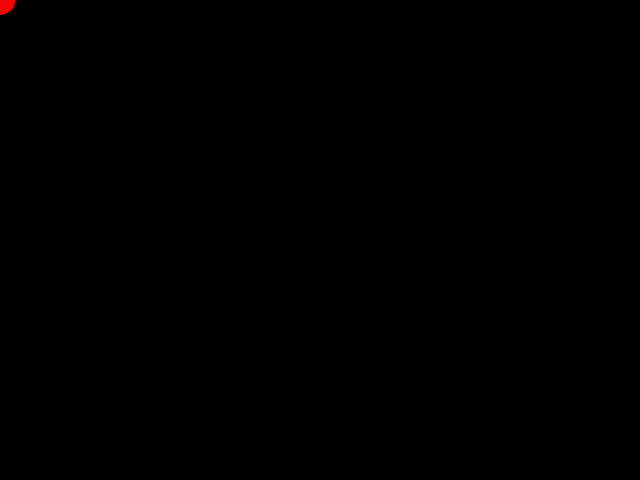
Frame 1 (no input)
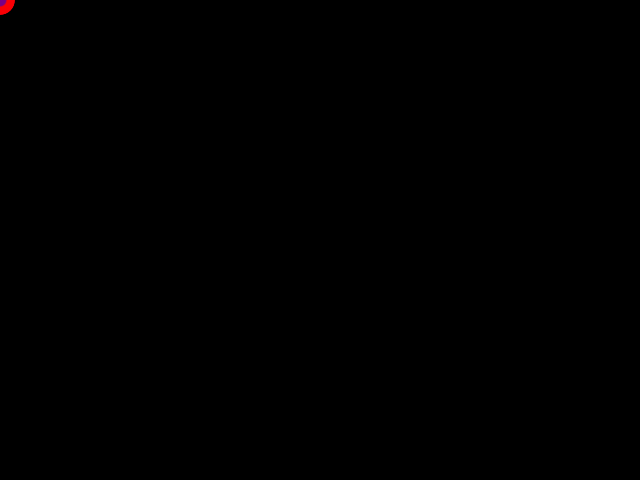
Frame 60 (the mouse pressed at the canvas centre just before this capture)
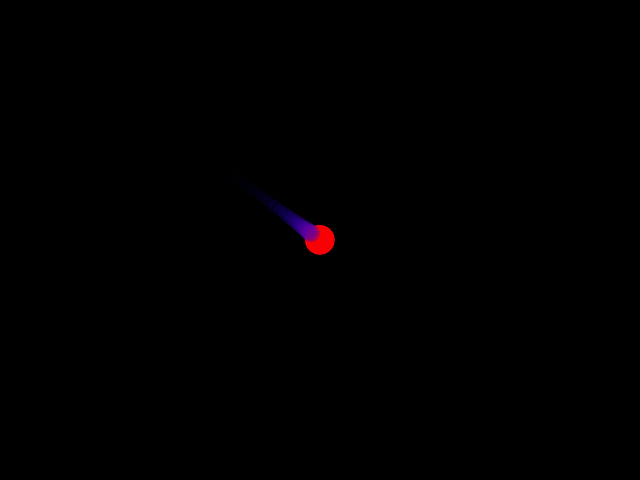
Frame 120 (the mouse held since frame 60 and released just before this capture)

The Processing sketch that drew these frames (run headless with seeded random() and noise(); from frame 60 on, the mouse is pressed at the canvas centre):

// Processing sketch: worm
// ── worm.pde
float[] oldX, oldY;
int numberOfPoints;

void setup() {
  size(640, 480);
  numberOfPoints = 50;
  oldX = new float[numberOfPoints];
  oldY = new float[numberOfPoints];
}

void draw() {
  background(0);
  noStroke();
  // index will be from 0 to numberOfPoints - 1
  int index = frameCount % numberOfPoints;
  for (int i = 0 ; i < numberOfPoints; i++) {
    index = (frameCount + i) % numberOfPoints;
    float zeroToOne = ((float)index / numberOfPoints);
    float easing = 0.02 + 0.1 * zeroToOne;
    oldX[index] +=  easing *  (mouseX - oldX[index]);
    oldY[index] +=  easing *  (mouseY - oldY[index]);
    float radius = 10.0 + zeroToOne * 20;
    fill(255 * zeroToOne,0,255 * (1-zeroToOne), zeroToOne * 256);
    ellipse(oldX[index], oldY[index], radius, radius);
  }
}
